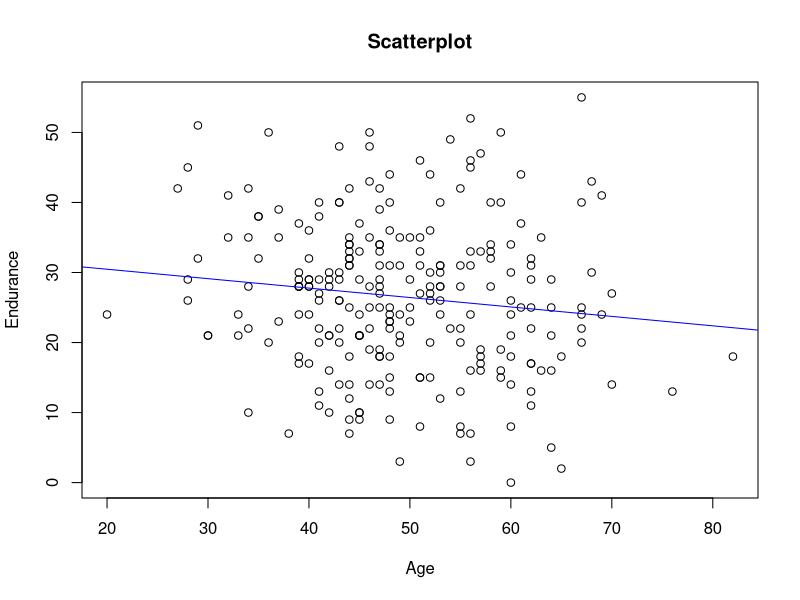
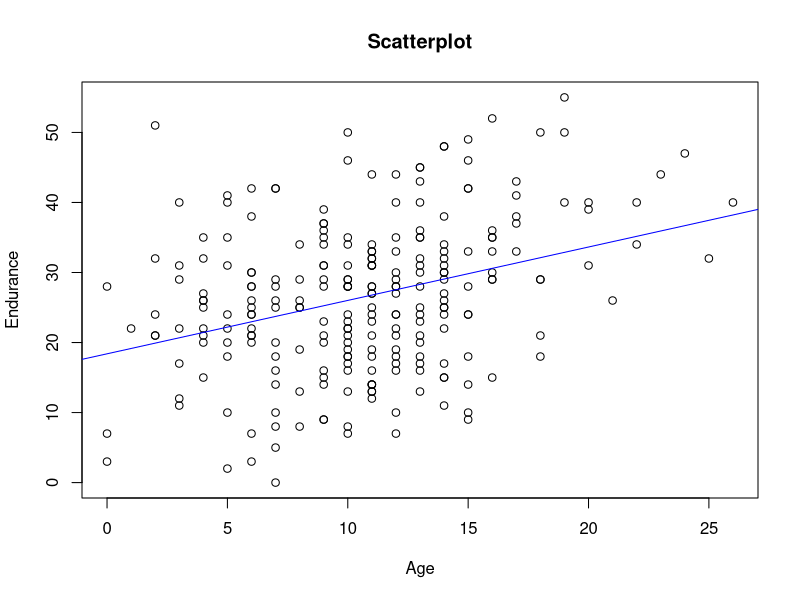

The R script that drew these images, in order:
#Lecture 9, Multiple Regression in R
#Segment 1
library(psych)
endur <- read.table('stats1_ex04.txt', header=T)
colnames(endur)[1] <- 'pid'
names(endur)

#examine a scatterplot
plot(endur$endurance ~ endur$age, main ='Scatterplot', ylab ='Endurance',xlab='Age')
abline(lm(endur$endurance ~ endur$age),col='blue')

plot(endur$endurance ~ endur$activeyears, main ='Scatterplot', ylab ='Endurance',xlab='Age')
abline(lm(endur$endurance ~ endur$activeyears),col='blue')


# modelling
model1 = lm(endur$endurance ~ endur$age)
summary(model1)

model2 = lm(endur$endurance ~ endur$activeyears)
summary(model2)

#model 3: multiple regression
model3 <-lm(endur$endurance ~ endur$age + endur$activeyears)
summary(model3)

